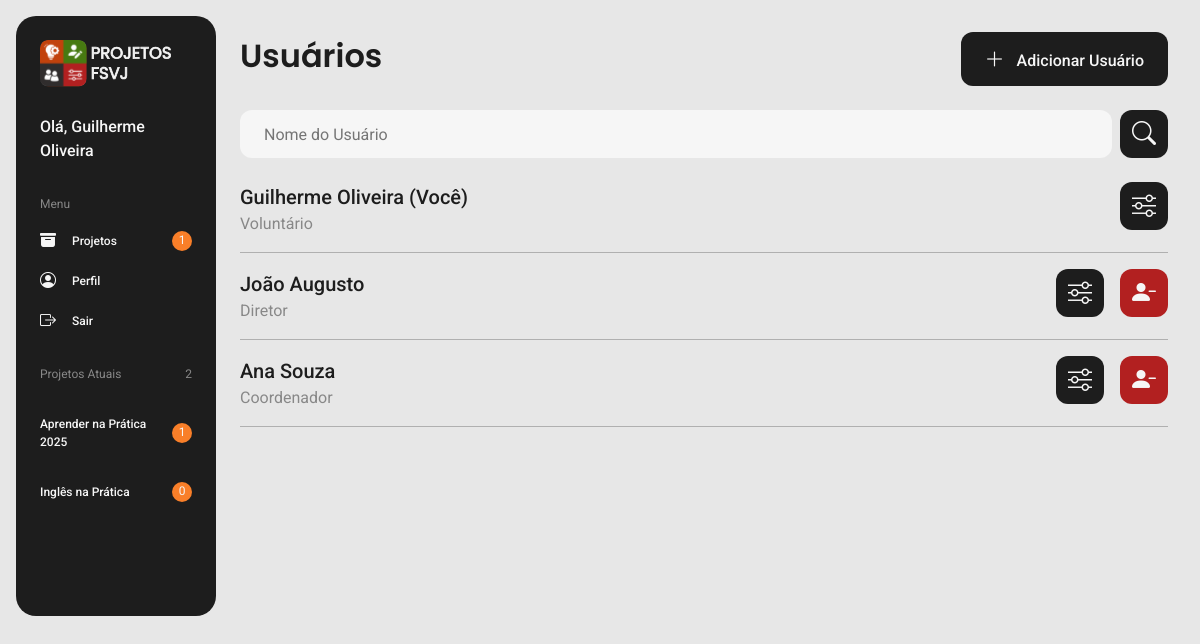
/src/pages/usuarios/usuarios.php?id_usuario=3, run on the app's committed database.
### tables this page shows
CREATE TABLE `usuarios` (
  `ID_USUARIO` int(11) NOT NULL,
  `NOME` varchar(50) NOT NULL,
  `EMAIL` varchar(50) NOT NULL,
  `SENHA` varchar(50) NOT NULL,
  `HIERARQUIA` enum('DIRETOR','COORDENADOR','VOLUNTÁRIO') NOT NULL,
  `CRIADO_EM` date DEFAULT curdate(),
  `EXCLUIDO` varchar(1) DEFAULT 'N'
);

CREATE TABLE `tarefas` (
  `ID_TAREFA` int(11) NOT NULL,
  `NOME` varchar(50) NOT NULL,
  `DESCRICAO` mediumtext DEFAULT NULL,
  `ESTADO` enum('A FAZER','EM ANDAMENTO','CONCLUÍDA') DEFAULT 'A FAZER',
  `CRIADO_EM` date DEFAULT curdate(),
  `DATA_VENCIMENTO` date NOT NULL,
  `ID_FASE` int(11) NOT NULL,
  `ID_DOCUMENTO` int(11) DEFAULT NULL
);

CREATE TABLE `projetos` (
  `ID_PROJETO` int(11) NOT NULL,
  `NOME` varchar(50) NOT NULL,
  `ESCOPO` mediumtext DEFAULT NULL,
  `DATA_INICIO` date NOT NULL,
  `DATA_TERMINO` date NOT NULL,
  `CRIADO_EM` date DEFAULT curdate(),
  `ID_LOCAL` int(11) DEFAULT NULL,
  `ID_DIRETOR` int(11) NOT NULL,
  `ID_COORDENADOR` int(11) NOT NULL
);

### src/pages/usuarios/usuarios.php (the view, shortened to what this page needs)
<?php
    include("../../../conexao.php");
    $id_usuario = $_GET["id_usuario"];
?>
<!DOCTYPE html>
<html lang="pt-br">
    <head>
        <link rel="stylesheet" href="https://cdn.jsdelivr.net/npm/bootstrap-icons@1.13.1/font/bootstrap-icons.min.css" />
        <link rel="stylesheet" href="../../styles/components/navbar.css" />
        <link rel="stylesheet" href="usuarios.css" />
    </head>
    <body>
        <?php include("../../components/navbar.php"); ?>
        <?php include("../../components/excluir_usuario.php"); ?>
        <main class="main-container">
            <section class="main-header">
                <div class="titulo-container">
                    <h1 class="titulo-grande">Usuários</h1>
                </div>
                <button class="botao-grande fundo-preto" onclick="AbrirAdicionarUsuario()"><i class="bi bi-plus-lg"></i> Adicionar Usuário</button>
            </section>
            <div class="barra-pesquisa">
                <input class="input fundo-branco" type="text" placeholder="Nome do Usuário">
                <button class="botao-pequeno fundo-preto"><i class="bi bi-search"></i></button>
            </div>
            <?php
                $sql = "SELECT * FROM USUARIOS U WHERE U.ID_USUARIO = '$id_usuario'";
                $query_usuario_sistema = $mysqli -> query($sql);
                while ($row_usuario_sistema = $query_usuario_sistema -> fetch_assoc()) {
                    $id_usuario_sistema = $row_usuario_sistema["ID_USUARIO"];
                    $nome_usuario_sistema = $row_usuario_sistema["NOME"];
                    $hierarquia_usuario_sistema = $row_usuario_sistema["HIERARQUIA"];
                    echo '
                    <section class="usuario-container">
                        <div>
                            <h2 class="label">'.$nome_usuario_sistema.' (Você)</h2>
                            <p class="sub-titulo primeira-letra-maiuscula">'.$hierarquia_usuario_sistema.'</p>
                        </div>
                        <div class="botoes-container">
                            <button class="botao-pequeno fundo-preto" onclick="AbrirEditarUsuario'.$id_usuario_sistema.'()"><i class="bi bi-sliders"></i></button>
                        </div>
                    </section>
                    <div class="divisor fundo-cinza"></div>
                    ';
                }
                $sql = "SELECT * FROM USUARIOS U WHERE U.ID_USUARIO != '$id_usuario'";
                $query_usuario_sistema = $mysqli -> query($sql);
                while ($row_usuario_sistema = $query_usuario_sistema -> fetch_assoc()) {
                    $id_usuario_sistema = $row_usuario_sistema["ID_USUARIO"];
                    $nome_usuario_sistema = $row_usuario_sistema["NOME"];
                    $hierarquia_usuario_sistema = $row_usuario_sistema["HIERARQUIA"];
                    echo '
                    <section class="usuario-container">
                        <div>
                            <h2 class="label">'.$nome_usuario_sistema.'</h2>
                            <p class="sub-titulo primeira-letra-maiuscula">'.$hierarquia_usuario_sistema.'</p>
                        </div>
                        <div class="botoes-container">
                            <button class="botao-pequeno fundo-preto" onclick="AbrirEditarUsuario'.$id_usuario_sistema.'()"><i class="bi bi-sliders"></i></button>
                            <button class="botao-pequeno fundo-vermelho" onclick="AbrirExcluirUsuario'.$id_usuario_sistema.'()"><i class="bi bi-person-dash-fill"></i></button>
                        </div>
                    </section>
                    <div class="divisor fundo-cinza"></div>
                    ';
                }
            ?>
        </main>
    </body>
</html>

### src/components/navbar.php (shortened to what this page needs)
<?php
    $sql = "SELECT * FROM USUARIOS U WHERE U.ID_USUARIO = '$id_usuario'";
    $query_usuario = $mysqli -> query($sql);
    $row_usuario = $query_usuario -> fetch_assoc();
    $hierarquia = $row_usuario["HIERARQUIA"];
    $nome_usuario = $row_usuario["NOME"];
    $sql = "SELECT * FROM TAREFAS T INNER JOIN USUARIOS_TAREFAS UT ON T.ID_TAREFA = UT.ID_TAREFA INNER JOIN FASES F ON T.ID_FASE = F.ID_FASE INNER JOIN PROJETOS P ON F.ID_PROJETO = P.ID_PROJETO WHERE UT.ID_USUARIO = '$id_usuario' AND P.DATA_INICIO <= CURRENT_DATE() AND P.DATA_TERMINO >= CURRENT_DATE()";
    $query_tarefas_atuais = $mysqli -> query($sql);
    $quantidade_tarefas_atuais = $query_tarefas_atuais -> num_rows;
?>
<nav class="nav-container">
    <section class="nav-logo">
        <img class="logo" src="../../assets/images/logo_menu.svg" alt="Logo do software">
    </section>
    <div class="mensagem-usuario">
        <p><?php echo "Olá, ".$nome_usuario; ?></p>
    </div>
    <section class="nav-menu">
        <h2>Menu</h2>
        <ul>
            <li>
                <div class="nav-menu-item">
                    <a href="../projetos/projetos.php?id_usuario=<?php echo $id_usuario; ?>"><i class="bi bi-archive-fill"></i>Projetos</a>
                    <?php if ($hierarquia != "DIRETOR") {echo '<div><span>'.$quantidade_tarefas_atuais.'</span></div>';} ?>
                </div>
            </li>
            <li><a href="../perfil/perfil.php?id_usuario=<?php echo $id_usuario; ?>"><i class="bi bi-person-circle"></i>Perfil</a></li>
            <li><a href="../../../index.php"><i class="bi bi-box-arrow-right"></i>Sair</a></li>
        </ul>
    </section>
    <section class="nav-projetos">
        <h2>Projetos Atuais</h2>
        <?php
            if ($hierarquia == "VOLUNTÁRIO") {
                $sql = "SELECT DISTINCT P.ID_PROJETO, P.NOME FROM PROJETOS P INNER JOIN USUARIOS_PROJETOS UP ON P.ID_PROJETO = UP.ID_PROJETO WHERE UP.ID_USUARIO = '$id_usuario' AND P.DATA_INICIO <= CURRENT_DATE() AND P.DATA_TERMINO >= CURRENT_DATE()";
                $query_projetos_atuais = $mysqli -> query($sql);
                $quantidade_projetos_atuais = $query_projetos_atuais -> num_rows;
            }
            else {
                $sql = "SELECT DISTINCT P.ID_PROJETO, P.NOME FROM PROJETOS P WHERE P.DATA_INICIO <= CURRENT_DATE() AND P.DATA_TERMINO >= CURRENT_DATE()";
                $query_projetos_atuais = $mysqli -> query($sql);
                $quantidade_projetos_atuais = $query_projetos_atuais -> num_rows;
            }
        ?>
        <span><?php echo $quantidade_projetos_atuais;?></span>
        <ul>
            <?php
                while($row_projetos_atuais = $query_projetos_atuais -> fetch_assoc()) {
                    $id_projeto = $row_projetos_atuais["ID_PROJETO"];
                    $nome_projeto = $row_projetos_atuais["NOME"];
                    $sql = "SELECT * FROM TAREFAS T INNER JOIN USUARIOS_TAREFAS UT ON T.ID_TAREFA = UT.ID_TAREFA INNER JOIN FASES F ON T.ID_FASE = F.ID_FASE INNER JOIN PROJETOS P ON F.ID_PROJETO = P.ID_PROJETO WHERE UT.ID_USUARIO = '$id_usuario' AND P.ID_PROJETO = '$id_projeto' AND P.DATA_INICIO <= CURRENT_DATE() AND P.DATA_TERMINO >= CURRENT_DATE()";
                    $query_tarefas_atuais = $mysqli -> query($sql);
                    $quantidade_tarefas_atuais = $query_tarefas_atuais -> num_rows;
                    echo '<li><div class="nav-projetos-item"><p class="nome-projeto">'.$nome_projeto.'</p>'.($hierarquia == "DIRETOR" ? '' : '<div><span>'.$quantidade_tarefas_atuais.'</span></div>').'</div></li>';
                }
            ?>
        </ul>
    </section>
</nav>

### src/styles/components/navbar.css (style rules this page uses)
.nav-container { background-color: var(--g11); margin: 16px 24px 16px 16px; border-radius: 20px; box-sizing: border-box; padding: 24px; }
.nav-logo { margin-bottom: 24px; }
.mensagem-usuario p { color: var(--g1); font-family: 'Roboto'; font-size: 16px; font-weight: var(--medium); line-height: 1.5; margin-bottom: 32px; }
.nav-menu { margin-bottom: 32px; }
.nav-menu ul { display: flex; flex-direction: column; gap: 16px; }
.nav-container h2, .nav-projetos span { font-family: 'Roboto'; font-weight: var(--regular); color: var(--g5); font-size: 12px; line-height: 1.5; margin-bottom: 16px; }
.nav-container li a { display: grid; grid-template-columns: auto 1fr; gap: 16px; color: var(--g1); text-decoration: none; font-family: 'Roboto'; font-weight: var(--medium); color: var(--g1); font-size: 12px; line-height: 1.5; align-items: center; }
.nav-container li a i { font-size: 16px; }
.nav-menu-item, .nav-projetos-item { display: grid; grid-template-columns: 1fr auto; }
.nav-menu-item div, .nav-projetos-item div { width: 20px; height: 20px; border-radius: 20px; background-color: var(--o6); display: flex; justify-content: center; align-self: center; }
.nav-menu-item div span, .nav-projetos-item div span { color: var(--g1); font-size: 12px; line-height: 1.5; font-family: 'Roboto'; }
.nav-projetos { position: relative; }
.nav-projetos > span { position: absolute; top: 0; right: 0; }
.nome-projeto { color: var(--g1); font-family: 'Roboto'; font-size: 12px; font-weight: var(--medium); line-height: 1.5; margin: 16px 0; }

### src/pages/usuarios/usuarios.css (style rules this page uses)
@media (max-width: 1440px) { body { grid-template-columns: 240px 1fr; } }
@media (max-width: 1440px) { .nav-container { height: 600px; } }
@media (max-width: 1440px) { .main-container { height: 100%; } }

### src/styles/global.css (style rules this page uses)
:root { --g1: #F6F6F6; --g2: #E7E7E7; --g3: #D1D1D1; --g4: #B0B0B0; --g5: #888888; --g6: #6D6D6D; --g8: #4F4F4F; --g10: #3D3D3D; --g11: #1D1D1D; --r7: #D72B2B; --r8: #B22020; --o5: #FB933C; --o6: #F97F29; --o8: #C2420C; --y5: #E69E2A; --y6: #E08520; --gr6: #75C019; --gr7: #5CA010; --gr8: #477A11; --regular: 400; --medium: 500; --semibold: 600; }
* { margin: 0; padding: 0; list-style-type: none; }
body { background-color: var(--g2); display: grid; grid-template-columns: 280px 1fr; height: 100vh; }
.main-container { margin-right: 32px; }
.main-header { display: flex; margin-top: 32px; justify-content: space-between; }
.botoes-container { display: flex; gap: 16px; }
.usuario-container { display: flex; justify-content: space-between; margin: 16px 0; }
.barra-pesquisa { display: flex; gap: 8px; margin: 24px 0; }
.fundo-vermelho { background-color: var(--r8); }
.fundo-preto { background-color: var(--g11); }
.fundo-branco { background-color: var(--g1); }
.fundo-cinza { background-color: var(--g4); }
.divisor { width: 100%; height: 1px; }
.titulo-grande { font-family: 'Poppins'; font-size: 32px; line-height: 1.5; color: var(--g11); font-weight: var(--semibold); }
.sub-titulo { font-family: 'Roboto'; font-size: 16px; line-height: 1.5; color: var(--g5); font-weight: var(--regular); }
.label { font-family: 'Roboto'; font-size: 20px; line-height: 1.5; color: var(--g11); font-weight: var(--medium); }
.primeira-letra-maiuscula { text-transform: lowercase; }
.primeira-letra-maiuscula::first-letter { text-transform: uppercase; }
.input { height: 48px; border: none; color: var(--g11); border-radius: 12px; box-sizing: border-box; padding: 0 24px; font-family: 'Roboto'; font-size: 16px; width: 100%; }
.botao-pequeno { flex-shrink: 0; width: 48px; height: 48px; border: none; font-size: 24px; border-radius: 12px; color: var(--g1); cursor: pointer; }
.botao-grande { font-family: 'Roboto'; border: none; font-size: 16px; border-radius: 12px; color: var(--g1); cursor: pointer; padding: 12px 24px; line-height: 1.5; font-weight: var(--medium); }
.botao-grande > i { margin-right: 8px; font-size: 20px; }

### data on the page
usuarios: NOME "Guilherme Oliveira", HIERARQUIA "voluntário"
tarefas: projetos.ID_COORDENADOR "2"
projetos: NOME "Aprender na Prática 2025", quantidade_tarefas_atuais "1"
projetos: NOME "Inglês na Prática", quantidade_tarefas_atuais "0"
usuarios: NOME "João Augusto", HIERARQUIA "diretor"
usuarios: NOME "Ana Souza", HIERARQUIA "coordenador"

### other printed values
$quantidade_tarefas_atuais "1"
